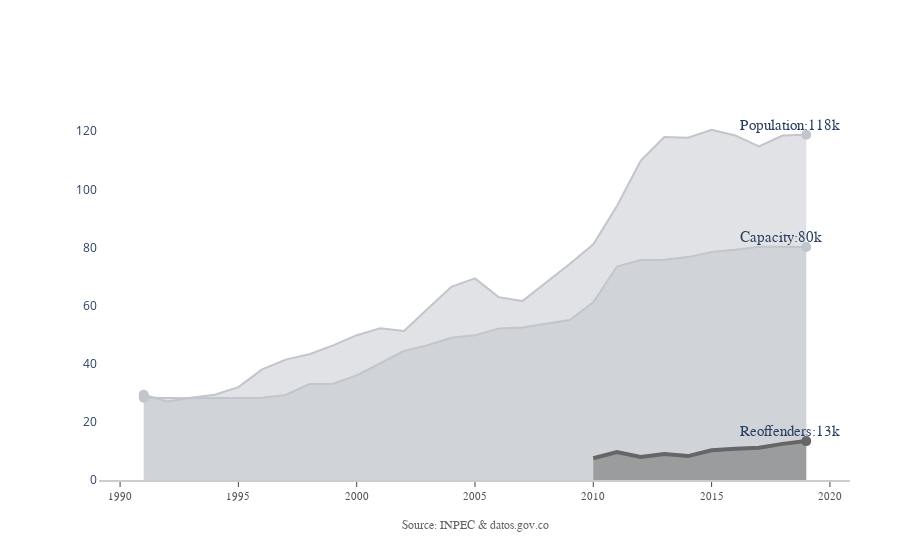

Write notebook code for a chart like this one.
### Code cell
title = 'Jail Population in Colombia'
labels = ['Population', 'Capacity', 'Reoffenders']
colors = ['rgb(194, 197, 204)', 'rgb(194, 197, 204)', 'rgb(102,102,102)']
percentages = ['149','100','11']
mode_size = [10, 10, 10]
line_size = [2, 2, 4]
x_data = x_data_temp
y_data = y_data_temp
fig = go.Figure()

for i in range(0, 3):
    fig.add_trace(go.Scatter(x=x_data[i], y=y_data[i], mode='lines',
        name=labels[i],
        line=dict(color=colors[i], width=line_size[i]),
        connectgaps=True,fill='tozeroy',
    ))
    # endpoints
    fig.add_trace(go.Scatter(
        x=[x_data[i][0], x_data[i][-1]],
        y=[y_data[i][0], y_data[i][-1]],
        mode='markers',
        marker=dict(color=colors[i], size=mode_size[i])
    ))
fig.update_layout(
    xaxis=dict(
        showline=True,
        showgrid=False,
        showticklabels=True,
        linecolor='rgb(204, 204, 204)',
        linewidth=2,
        ticks='outside',
        tickfont=dict(
            family='Arial',
            size=11,
            color='rgb(82, 82, 82)', 
        ),
    ),
    yaxis=dict(
        showgrid=True,
        zeroline=True,
        showline=True,
        showticklabels=True,
    ),
    autosize=True,
    margin=dict(
        autoexpand=True,
        l=100,
        r=50,
        t=110,
    ),
    showlegend=False,
    plot_bgcolor='white'
)
annotations = []
# Adding labels
for y_trace, label, color, percentage in zip(y_data, labels, colors, percentages):
    annotations.append(dict(xref='paper', x=0.85, y=y_trace[-1],
                                  xanchor='left', yanchor='bottom',
                                  text=label+':{}k'.format(int(y_trace[-1])),
                                  font=dict(family='Work Sans',
                                            size=14.5),
                                  showarrow=False))
# Title
annotations.append(dict(xref='paper', yref='paper', x=0.3, y=1,
                              xanchor='left', yanchor='bottom',
                              text='',
                              font=dict(family='Work Sans',
                                        size=25,
                                        color='rgb(37,37,37)'),
                              showarrow=False))
# Source
annotations.append(dict(xref='paper', yref='paper', x=0.5, y=-0.1,
                              xanchor='center', yanchor='top',
                              text='Source: INPEC & datos.gov.co',
                              font=dict(family='Arial Sans',
                                        size=12,
                                        color='rgb(100,100,100)'),
                              showarrow=False))
fig.update_layout(annotations=annotations)
fig.show()

### Figure 1 — Plotly figure (JSON) as saved in the notebook; plotly's stock layout.template omitted (floating-point values rounded to 4 significant figures)
{"data": [{"connectgaps": true, "fill": "tozeroy", "line": {"color": "rgb(194, 197, 204)", "width": 2}, "mode": "lines", "name": "Population", "type": "scatter", "x": [1991, 1992, 1993, 1994, 1995, 1996, 1997, 1998, 1999, 2000, 2001, 2002, 2003, 2004, 2005, 2006, 2007, 2008, 2009, 2010, 2011, 2012, 2013, 2014, 2015, 2016, 2017, 2018, 2019], "y": [29.36, 27.02, 28.26, 29.34, 31.96, 38.06, 41.41, 43.26, 46.32, 49.82, 52.18, 51.28, 58.89, 66.47, 69.36, 62.91, 61.54, 67.81, 74.28, 81.09, 94.27, 109.8, 118.0, 117.7, 120.4, 118.5, 114.8, 118.5, 118.8]}, {"marker": {"color": "rgb(194, 197, 204)", "size": 10}, "mode": "markers", "type": "scatter", "x": [1991, 2019], "y": [29.36, 118.8]}, {"connectgaps": true, "fill": "tozeroy", "line": {"color": "rgb(194, 197, 204)", "width": 2}, "mode": "lines", "name": "Capacity", "type": "scatter", "x": [1991, 1992, 1993, 1994, 1995, 1996, 1997, 1998, 1999, 2000, 2001, 2002, 2003, 2004, 2005, 2006, 2007, 2008, 2009, 2010, 2011, 2012, 2013, 2014, 2015, 2016, 2017, 2018, 2019], "y": [28.32, 28.29, 28.08, null, null, 28.33, 29.24, 33.01, 33.09, 35.97, 40.04, 44.37, 46.4, 48.92, 49.76, 52.12, 52.5, 53.78, 55.02, 61.1, 73.45, 75.68, 75.8, 76.68, 78.42, 79.21, 80.23, 80.26, 80.16]}, {"marker": {"color": "rgb(194, 197, 204)", "size": 10}, "mode": "markers", "type": "scatter", "x": [1991, 2019], "y": [28.32, 80.16]}, {"connectgaps": true, "fill": "tozeroy", "line": {"color": "rgb(102,102,102)", "width": 4}, "mode": "lines", "name": "Reoffenders", "type": "scatter", "x": [1991, 1992, 1993, 1994, 1995, 1996, 1997, 1998, 1999, 2000, 2001, 2002, 2003, 2004, 2005, 2006, 2007, 2008, 2009, 2010, 2011, 2012, 2013, 2014, 2015, 2016, 2017, 2018, 2019], "y": [null, null, null, null, null, null, null, null, null, null, null, null, null, null, null, null, null, null, null, 7.475, 9.584, 7.948, 8.972, 8.232, 10.21, 10.79, 11.13, 12.43, 13.38]}, {"marker": {"color": "rgb(102,102,102)", "size": 10}, "mode": "markers", "type": "scatter", "x": [1991, 2019], "y": [null, 13.38]}], "layout": {"annotations": [{"font": {"family": "Work Sans", "size": 14.5}, "showarrow": false, "text": "Population:118k", "x": 0.85, "xanchor": "left", "xref": "paper", "y": 118.8, "yanchor": "bottom"}, {"font": {"family": "Work Sans", "size": 14.5}, "showarrow": false, "text": "Capacity:80k", "x": 0.85, "xanchor": "left", "xref": "paper", "y": 80.16, "yanchor": "bottom"}, {"font": {"family": "Work Sans", "size": 14.5}, "showarrow": false, "text": "Reoffenders:13k", "x": 0.85, "xanchor": "left", "xref": "paper", "y": 13.38, "yanchor": "bottom"}, {"font": {"color": "rgb(37,37,37)", "family": "Work Sans", "size": 25}, "showarrow": false, "text": "", "x": 0.3, "xanchor": "left", "xref": "paper", "y": 1, "yanchor": "bottom", "yref": "paper"}, {"font": {"color": "rgb(100,100,100)", "family": "Arial Sans", "size": 12}, "showarrow": false, "text": "Source: INPEC & datos.gov.co", "x": 0.5, "xanchor": "center", "xref": "paper", "y": -0.1, "yanchor": "top", "yref": "paper"}], "autosize": true, "margin": {"autoexpand": true, "l": 100, "r": 50, "t": 110}, "plot_bgcolor": "white", "showlegend": false, "xaxis": {"linecolor": "rgb(204, 204, 204)", "linewidth": 2, "showgrid": false, "showline": true, "showticklabels": true, "tickfont": {"color": "rgb(82, 82, 82)", "family": "Arial", "size": 11}, "ticks": "outside"}, "yaxis": {"showgrid": true, "showline": true, "showticklabels": true, "zeroline": true}}}
